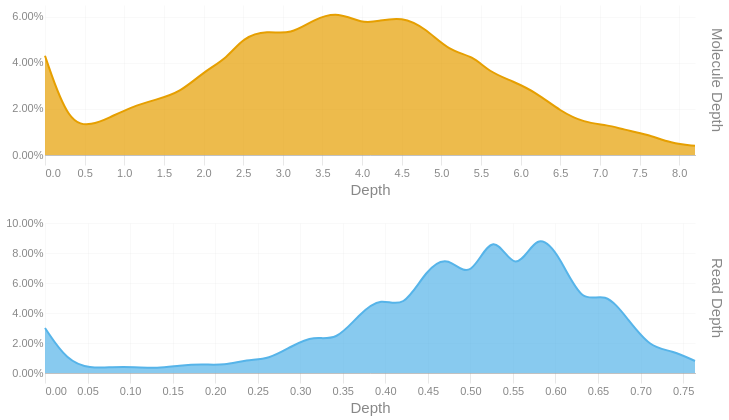

Notebook code for this chart:
### Code cell
readdep = depth_hist(tb['Read Depth'], q99, 3)
readdep = readdep.with_columns(pl.lit('Read Depth').alias('Metric'))
if not SKIPLR:
    moldep = depth_hist(tb['Molecule Depth'], mol_q99, 1)
    moldep = moldep.with_columns(pl.lit('Molecule Depth').alias('Metric'))
    _hist = pl.concat([readdep, moldep])
    _hist = _hist.filter(pl.col('Proportion') != 0)
    with SafeRender(_hist):
        (
            alt.Chart(_hist)        
            .mark_area(interpolate = "basis")
            .encode(
                x=alt.X('Bin:Q').scale(domainMin=0).axis(alt.Axis(title='Depth')),
                y = alt.Y('Proportion:Q', title = None).axis(format = '.2%'),
                color = alt.Color('Metric:N').legend(None),
                row = alt.Row("Metric:N").header(title = None, labelOrient = 'right'),
                tooltip = [
                    alt.Tooltip("Metric:N", title = "Metric"),
                    alt.Tooltip('Interval:N', title = "Depth Interval"),
                    alt.Tooltip('Proportion:Q', title = "% Alignments").format('.2%')
                ]
            )
            .resolve_scale(x='independent', y='independent')
            .properties(
                height = 150, width = 650,
                usermeta={'embedOptions': {'downloadFileName': f'{samplename}.depth.hist'}}
            )
        ).display()
else:
    readdep = readdep.filter(pl.col('Proportion') != 0)
    with SafeRender(readdep):
        (
            alt.Chart(readdep)        
            .mark_area(interpolate = "basis")
            .encode(
                x=alt.X('Bin:Q').scale(domainMin=0).axis(alt.Axis(title='Depth')),
                y = alt.Y('Proportion:Q', title = None).axis(format = '.2%'),
                tooltip = [
                    alt.Tooltip('Interval:N', title = "Depth Interval"),
                    alt.Tooltip('Proportion:Q', title = "% Alignments").format('.2%')
                ]
            )
            .properties(
                usermeta={'embedOptions': {'downloadFileName': f'{samplename}.depth.hist'}}
            )
        ).display()

### Figure 1 — Vega-Lite specification as saved in the notebook (floating-point values rounded to 4 significant figures)
{"width": 650, "height": 150, "config": {"title": {"anchor": "start", "dy": -15, "fontSize": 18, "color": "#888888", "subtitleColor": "#888888", "subtitleFontSize": 14}, "arc": {"fill": "#0072B2"}, "axis": {"domainColor": "#888888", "domainWidth": 0.5, "gridWidth": 0.2, "grid": false, "titleFontWeight": 400, "titleFontSize": 15, "labelFontSize": 11, "labelColor": "#888888", "tickColor": "#888888", "tickWidth": 0.2, "titleColor": "#888888"}, "axisBand": {"grid": false}, "axisX": {"grid": true, "tickSize": 10, "domainCap": "round"}, "axisY": {"domain": false, "grid": true, "tickSize": 0, "domainCap": "round"}, "background": "transparent", "header": {"labelFontSize": 15, "labelColor": "#888888", "titleFontSize": 15, "titleFontWeight": 600, "titleColor": "#888888"}, "legend": {"labelFont": "sans-serif", "labelFontSize": 12, "labelColor": "#888888", "symbolSize": 100, "symbolType": "circle", "titleFontSize": 12, "titlePadding": 10, "titleColor": "#888888", "title": null}, "range": {"category": ["#E69F00", "#56B4E9", "#009E73", "#F0E442", "#0072B2", "#D55E00", "#CC79A7", "#000000"], "diverging": ["#cfe8f3", "#a2d4ec", "#73bfe2", "#46abdb", "#1696d2", "#12719e"]}, "area": {"fill": "#0072B2", "fillOpacity": 0.7, "line": true, "strokeOpacity": 0.7}, "line": {"color": "#0072B2", "stroke": "#0072B2", "strokeWidth": 2}, "trail": {"color": "#0072B2", "stroke": "#0072B2", "strokeWidth": 0, "size": 1}, "point": {"filled": true, "fillOpacity": 1.0, "size": 95}, "text": {"color": "#888888", "fontSize": 11, "align": "right", "fontWeight": 400, "size": 11}, "bar": {"fill": "#0072B2", "stroke": null}, "view": {"stroke": null, "continuousWidth": 660, "continuousHeight": 400}}, "data": {"name": "data-4f4b29cc550c18fcbe620a9bb298a007"}, "mark": {"type": "area", "interpolate": "basis"}, "encoding": {"color": {"field": "Metric", "legend": null, "type": "nominal"}, "row": {"field": "Metric", "header": {"title": null, "labelOrient": "right"}, "type": "nominal"}, "tooltip": [{"field": "Metric", "title": "Metric", "type": "nominal"}, {"field": "Interval", "title": "Depth Interval", "type": "nominal"}, {"field": "Proportion", "format": ".2%", "title": "% Alignments", "type": "quantitative"}], "x": {"axis": {"title": "Depth"}, "field": "Bin", "scale": {"domainMin": 0}, "type": "quantitative"}, "y": {"axis": {"format": ".2%"}, "field": "Proportion", "title": null, "type": "quantitative"}}, "resolve": {"scale": {"x": "independent", "y": "independent"}}, "usermeta": {"embedOptions": {"downloadFileName": "S3_Cooper_1789.depth.hist"}}, "$schema": "https://vega.github.io/schema/vega-lite/v6.1.0.json", "datasets": {"data-4f4b29cc550c18fcbe620a9bb298a007": [{"Bin": 0.0, "Interval": "0.0-0.026", "Proportion": 0.03, "Metric": "Read Depth"}, {"Bin": 0.026, "Interval": "0.026-0.053", "Proportion": 0.008, "Metric": "Read Depth"}, {"Bin": 0.053, "Interval": "0.053-0.079", "Proportion": 0.003, "Metric": "Read Depth"}, {"Bin": 0.079, "Interval": "0.079-0.105", "Proportion": 0.004, "Metric": "Read Depth"}, {"Bin": 0.105, "Interval": "0.105-0.132", "Proportion": 0.004, "Metric": "Read Depth"}, {"Bin": 0.132, "Interval": "0.132-0.158", "Proportion": 0.003, "Metric": "Read Depth"}, {"Bin": 0.158, "Interval": "0.158-0.184", "Proportion": 0.005, "Metric": "Read Depth"}, {"Bin": 0.184, "Interval": "0.184-0.211", "Proportion": 0.006, "Metric": "Read Depth"}, {"Bin": 0.211, "Interval": "0.211-0.237", "Proportion": 0.005, "Metric": "Read Depth"}, {"Bin": 0.237, "Interval": "0.237-0.263", "Proportion": 0.009, "Metric": "Read Depth"}, {"Bin": 0.263, "Interval": "0.263-0.29", "Proportion": 0.009, "Metric": "Read Depth"}, {"Bin": 0.29, "Interval": "0.29-0.316", "Proportion": 0.018, "Metric": "Read Depth"}, {"Bin": 0.316, "Interval": "0.316-0.342", "Proportion": 0.025, "Metric": "Read Depth"}, {"Bin": 0.342, "Interval": "0.342-0.369", "Proportion": 0.021, "Metric": "Read Depth"}, {"Bin": 0.369, "Interval": "0.369-0.395", "Proportion": 0.039, "Metric": "Read Depth"}, {"Bin": 0.395, "Interval": "0.395-0.421", "Proportion": 0.051, "Metric": "Read Depth"}, {"Bin": 0.421, "Interval": "0.421-0.448", "Proportion": 0.042, "Metric": "Read Depth"}, {"Bin": 0.448, "Interval": "0.448-0.474", "Proportion": 0.069, "Metric": "Read Depth"}, {"Bin": 0.474, "Interval": "0.474-0.5", "Proportion": 0.079, "Metric": "Read Depth"}, {"Bin": 0.5, "Interval": "0.5-0.527", "Proportion": 0.06, "Metric": "Read Depth"}, {"Bin": 0.527, "Interval": "0.527-0.553", "Proportion": 0.098, "Metric": "Read Depth"}, {"Bin": 0.553, "Interval": "0.553-0.579", "Proportion": 0.063, "Metric": "Read Depth"}, {"Bin": 0.579, "Interval": "0.579-0.606", "Proportion": 0.096, "Metric": "Read Depth"}, {"Bin": 0.606, "Interval": "0.606-0.632", "Proportion": 0.077, "Metric": "Read Depth"}, {"Bin": 0.632, "Interval": "0.632-0.658", "Proportion": 0.045, "Metric": "Read Depth"}, {"Bin": 0.658, "Interval": "0.658-0.685", "Proportion": 0.055, "Metric": "Read Depth"}, {"Bin": 0.685, "Interval": "0.685-0.711", "Proportion": 0.036, "Metric": "Read Depth"}, {"Bin": 0.711, "Interval": "0.711-0.737", "Proportion": 0.017, "Metric": "Read Depth"}, {"Bin": 0.737, "Interval": "0.737-0.764", "Proportion": 0.015, "Metric": "Read Depth"}, {"Bin": 0.764, "Interval": "0.764-0.79", "Proportion": 0.008, "Metric": "Read Depth"}, {"Bin": 0.0, "Interval": "0.0-0.3", "Proportion": 0.043, "Metric": "Molecule Depth"}, {"Bin": 0.3, "Interval": "0.3-0.6", "Proportion": 0.013, "Metric": "Molecule Depth"}, {"Bin": 0.6, "Interval": "0.6-0.8", "Proportion": 0.013, "Metric": "Molecule Depth"}, {"Bin": 0.8, "Interval": "0.8-1.1", "Proportion": 0.016, "Metric": "Molecule Depth"}, {"Bin": 1.1, "Interval": "1.1-1.4", "Proportion": 0.021, "Metric": "Molecule Depth"}, {"Bin": 1.4, "Interval": "1.4-1.7", "Proportion": 0.024, "Metric": "Molecule Depth"}, {"Bin": 1.7, "Interval": "1.7-2.0", "Proportion": 0.027, "Metric": "Molecule Depth"}, {"Bin": 2.0, "Interval": "2.0-2.3", "Proportion": 0.036, "Metric": "Molecule Depth"}, {"Bin": 2.3, "Interval": "2.3-2.5", "Proportion": 0.042, "Metric": "Molecule Depth"}, {"Bin": 2.5, "Interval": "2.5-2.8", "Proportion": 0.051, "Metric": "Molecule Depth"}, {"Bin": 2.8, "Interval": "2.8-3.1", "Proportion": 0.054, "Metric": "Molecule Depth"}, {"Bin": 3.1, "Interval": "3.1-3.4", "Proportion": 0.052, "Metric": "Molecule Depth"}, {"Bin": 3.4, "Interval": "3.4-3.7", "Proportion": 0.059, "Metric": "Molecule Depth"}, {"Bin": 3.7, "Interval": "3.7-4.0", "Proportion": 0.062, "Metric": "Molecule Depth"}, {"Bin": 4.0, "Interval": "4.0-4.2", "Proportion": 0.057, "Metric": "Molecule Depth"}, {"Bin": 4.2, "Interval": "4.2-4.5", "Proportion": 0.058, "Metric": "Molecule Depth"}, {"Bin": 4.5, "Interval": "4.5-4.8", "Proportion": 0.06, "Metric": "Molecule Depth"}, {"Bin": 4.8, "Interval": "4.8-5.1", "Proportion": 0.055, "Metric": "Molecule Depth"}, {"Bin": 5.1, "Interval": "5.1-5.4", "Proportion": 0.045, "Metric": "Molecule Depth"}, {"Bin": 5.4, "Interval": "5.4-5.6", "Proportion": 0.043, "Metric": "Molecule Depth"}, {"Bin": 5.6, "Interval": "5.6-5.9", "Proportion": 0.036, "Metric": "Molecule Depth"}, {"Bin": 5.9, "Interval": "5.9-6.2", "Proportion": 0.032, "Metric": "Molecule Depth"}, {"Bin": 6.2, "Interval": "6.2-6.5", "Proportion": 0.027, "Metric": "Molecule Depth"}, {"Bin": 6.5, "Interval": "6.5-6.8", "Proportion": 0.019, "Metric": "Molecule Depth"}, {"Bin": 6.8, "Interval": "6.8-7.1", "Proportion": 0.014, "Metric": "Molecule Depth"}, {"Bin": 7.1, "Interval": "7.1-7.3", "Proportion": 0.013, "Metric": "Molecule Depth"}, {"Bin": 7.3, "Interval": "7.3-7.6", "Proportion": 0.011, "Metric": "Molecule Depth"}, {"Bin": 7.6, "Interval": "7.6-7.9", "Proportion": 0.009, "Metric": "Molecule Depth"}, {"Bin": 7.9, "Interval": "7.9-8.2", "Proportion": 0.005, "Metric": "Molecule Depth"}, {"Bin": 8.2, "Interval": "8.2-8.47", "Proportion": 0.004, "Metric": "Molecule Depth"}]}}
